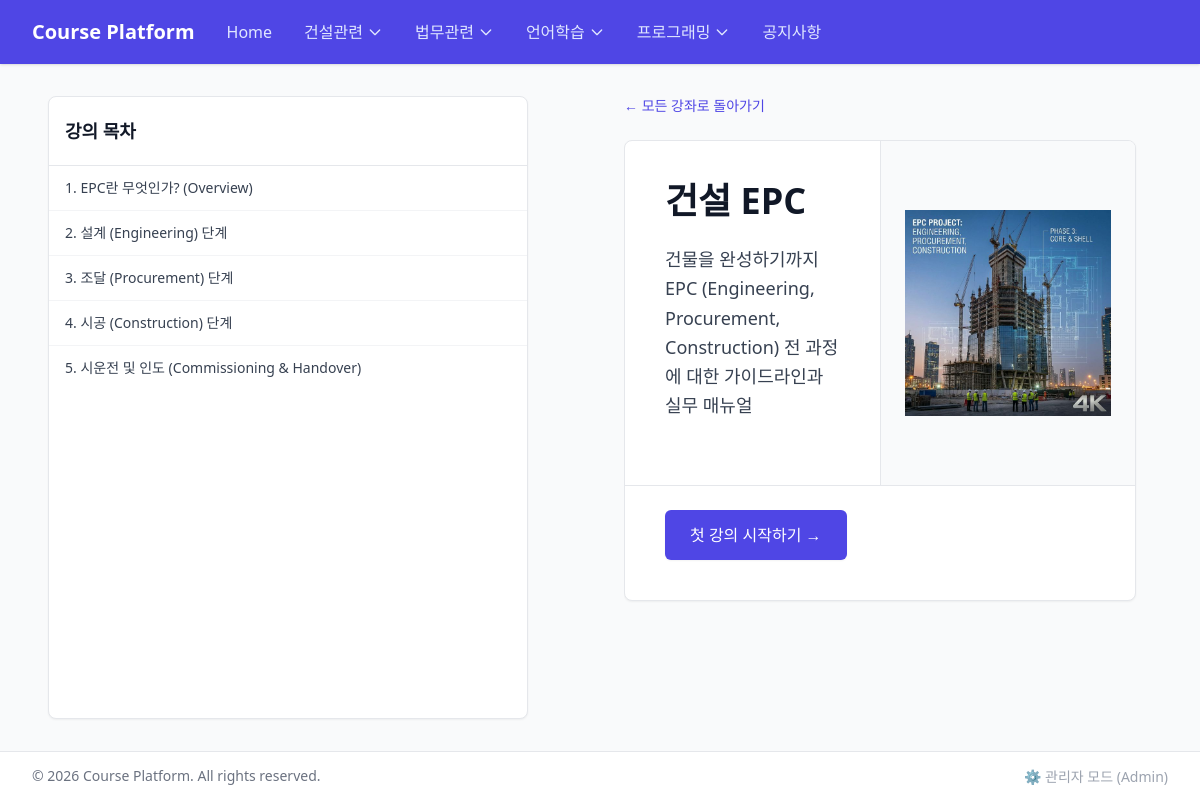
/courses/1, run on the app's committed database.
### models/__init__.py (models this page shows)
class Category(SQLModel, table=True):
    id: Optional[int] = Field(default=None, primary_key=True)
    name: str = Field(index=True, unique=True)
    order: int = Field(default=0)
    courses: List["Course"] = Relationship(back_populates="category")

class Lesson(SQLModel, table=True):
    id: Optional[int] = Field(default=None, primary_key=True)
    title: str
    content: str
    order: int = Field(default=0)
    course_id: Optional[int] = Field(default=None, foreign_key="course.id")
    course: Optional[Course] = Relationship(back_populates="lessons")

class Course(SQLModel, table=True):
    id: Optional[int] = Field(default=None, primary_key=True)
    title: str
    description: Optional[str] = None
    thumbnail_url: Optional[str] = None
    category_id: Optional[int] = Field(default=None, foreign_key="category.id")
    category: Optional[Category] = Relationship(back_populates="courses")
    lessons: List["Lesson"] = Relationship(back_populates="course", cascade_delete=True)

### routers/public.py (the view)
@router.get("/courses/{course_id}")
def course_detail(request: Request, course_id: int, session: Session = Depends(get_session)):
    course = session.get(Course, course_id)
    if not course:
        raise HTTPException(status_code=404, detail="Course not found")
    categories = session.exec(select(Category).order_by(Category.order)).all()
    lessons = session.exec(select(Lesson).where(Lesson.course_id == course_id).order_by(Lesson.order)).all()
    return templates.TemplateResponse(
        request=request, name="public/course.html", context={"categories": categories, "course": course, "lessons": lessons}
    )

### templates/public/course.html (shortened to what this page needs)
{% extends "public/base.html" %}
{% block content %}
<div class="flex flex-col lg:flex-row gap-24 flex-1 min-h-0">
    <div class="w-full lg:w-[480px] shrink-0 lg:h-full">
        <div class="bg-white border border-gray-200 shadow-sm rounded-lg flex flex-col h-full">
            <div class="px-4 py-5 border-b border-gray-200 shrink-0">
                <h3 class="text-lg font-bold text-gray-900">
                    강의 목차
                </h3>
            </div>
            <ul role="list" class="divide-y divide-gray-100 overflow-y-auto flex-1 pb-5">
                {% if lessons %}
                {% for lesson in lessons %}
                <li>
                    <a href="/courses/{{ course.id }}/lessons/{{ lesson.id }}"
                        class="block px-4 py-3 text-sm text-gray-700 hover:bg-indigo-50 hover:text-indigo-700 transition-colors">
                        {{ lesson.title }}
                    </a>
                </li>
                {% endfor %}
                {% else %}
                <li class="px-4 py-5 text-sm text-gray-500">등록된 강의가 없습니다.</li>
                {% endif %}
            </ul>
        </div>
    </div>
    <div class="w-full lg:flex-1 lg:max-w-[1440px] min-w-0 lg:h-full lg:overflow-y-auto lg:pr-4 pb-8">
        <div class="mb-6">
            <a href="/"
                class="text-indigo-600 hover:text-indigo-900 transition flex items-center gap-1 font-medium text-sm">
                &larr; 모든 강좌로 돌아가기
            </a>
        </div>
        <div class="bg-white border border-gray-200 shadow-sm rounded-lg overflow-hidden mb-10">
            <div class="flex flex-col md:flex-row min-h-[320px]">
                <div
                    class="p-8 sm:p-10 flex flex-col justify-center {% if course.thumbnail_url %}md:w-1/2{% else %}w-full{% endif %}">
                    <h1 class="text-3xl font-extrabold text-gray-900 sm:text-4xl mb-6">
                        {{ course.title }}
                    </h1>
                    <div class="prose max-w-none text-gray-700 text-lg leading-relaxed mb-6">
                        {{ course.description }}
                    </div>
                </div>
                {% if course.thumbnail_url %}
                <div
                    class="w-full md:w-1/2 bg-gray-50 p-6 flex items-center justify-center border-t md:border-t-0 md:border-l border-gray-200 min-h-[250px]">
                    <img src="{{ course.thumbnail_url }}" alt="Course Thumbnail"
                        class="max-w-full max-h-full object-contain">
                </div>
                {% endif %}
            </div>
            {% if lessons %}
            <div class="px-8 sm:px-10 pb-8 sm:pb-10 border-t border-gray-200 pt-6">
                <a href="/courses/{{ course.id }}/lessons/{{ lessons[0].id }}"
                    class="inline-flex items-center px-6 py-3 border border-transparent shadow-sm text-base font-medium rounded-md text-white bg-indigo-600 hover:bg-indigo-700 focus:outline-none focus:ring-2 focus:ring-offset-2 focus:ring-indigo-500 transition-colors">
                    첫 강의 시작하기 &rarr;
                </a>
            </div>
            {% endif %}
        </div>
    </div>
</div>
{% endblock %}

### templates/public/base.html (shortened to what this page needs)
<!DOCTYPE html>
<html lang="en">
<head>
    <script src="https://cdn.tailwindcss.com"></script>
    <script src="https://cdn.tailwindcss.com?plugins=typography"></script>
</head>
<body class="bg-gray-50 min-h-screen lg:h-screen lg:overflow-hidden font-sans flex flex-col">
    <nav class="bg-indigo-600 shadow shrink-0 z-20 relative">
        <div class="max-w-7xl mx-auto px-4 sm:px-6 lg:px-8">
            <div class="flex justify-between h-16">
                <div class="flex flex-1">
                    <div class="flex-shrink-0 flex items-center">
                        <a href="/" class="text-xl font-bold text-white">Course Platform</a>
                    </div>
                    <div class="hidden sm:ml-8 sm:flex sm:space-x-8 items-center">
                        <a href="/" class="text-indigo-100 font-medium hover:text-white transition-colors">Home</a>
                        {% if categories %}
                        {% for cat in categories %}
                        <div class="relative group">
                            <button
                                class="text-indigo-100 font-medium hover:text-white transition-colors flex items-center gap-1 focus:outline-none">
                                {{ cat.name }}
                                <svg class="w-4 h-4" fill="none" stroke="currentColor" viewBox="0 0 24 24">
                                    <path stroke-linecap="round" stroke-linejoin="round" stroke-width="2"
                                        d="M19 9l-7 7-7-7"></path>
                                </svg>
                            </button>
                        </div>
                        {% endfor %}
                        {% endif %}
                        <a href="/notices" class="text-indigo-100 font-medium hover:text-white transition-colors">공지사항</a>
                    </div>
                </div>
            </div>
        </div>
    </nav>
    <main class="flex-grow w-full py-8 px-4 sm:px-6 lg:px-12 flex flex-col min-h-0">
        {% block content %}{% endblock %}
    </main>
    <footer class="bg-white border-t border-gray-200 mt-auto py-3 shrink-0 z-10 relative">
        <div
            class="max-w-7xl mx-auto px-4 sm:px-6 lg:px-8 flex flex-col md:flex-row justify-between items-center gap-4">
            <p class="text-sm text-gray-500">&copy; 2026 Course Platform. All rights reserved.</p>
            <div>
                <a href="/admin" target='_blank' class="text-sm text-gray-400 hover:text-gray-700 transition">⚙️ 관리자 모드
                    (Admin)</a>
            </div>
        </div>
    </footer>
</body>
</html>

### data on the page
Category: name "건설관련"
Category: name "법무관련"
Category: name "언어학습"
Category: name "프로그래밍"
Lesson: title "1. EPC란 무엇인가? (Overview)"
Lesson: title "2. 설계 (Engineering) 단계"
Lesson: title "3. 조달 (Procurement) 단계"
Lesson: title "4. 시공 (Construction) 단계"
Lesson: title "5. 시운전 및 인도 (Commissioning & Handover)"
Course: title "건설 EPC", description "건물을 완성하기까지 EPC (Engineering, Procurement, Construction) 전 과정에 대한 가이드라인과 실무 매뉴얼", thumbnail_url (picture)
